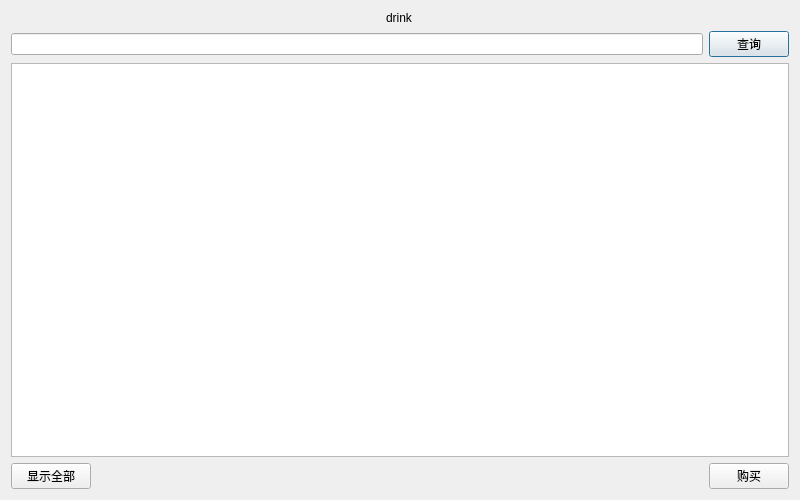
<?xml version="1.0" encoding="UTF-8"?>
<ui version="4.0">
 <class>drink1</class>
 <widget class="QDialog" name="drink1">
  <property name="geometry">
   <rect>
    <x>0</x>
    <y>0</y>
    <width>800</width>
    <height>500</height>
   </rect>
  </property>
  <property name="windowTitle">
   <string>Dialog</string>
  </property>
  <layout class="QVBoxLayout" name="verticalLayout">
   <item alignment="Qt::AlignHCenter">
    <widget class="QLabel" name="label">
     <property name="sizePolicy">
      <sizepolicy hsizetype="Preferred" vsizetype="Fixed">
       <horstretch>0</horstretch>
       <verstretch>0</verstretch>
      </sizepolicy>
     </property>
     <property name="text">
      <string>drink</string>
     </property>
    </widget>
   </item>
   <item>
    <layout class="QHBoxLayout" name="horizontalLayout_2">
     <item>
      <widget class="QLineEdit" name="search"/>
     </item>
     <item>
      <widget class="QPushButton" name="pushButton">
       <property name="text">
        <string>查询</string>
       </property>
      </widget>
     </item>
    </layout>
   </item>
   <item>
    <widget class="QTableView" name="tableView"/>
   </item>
   <item>
    <layout class="QHBoxLayout" name="horizontalLayout">
     <item>
      <widget class="QPushButton" name="pushButton_2">
       <property name="text">
        <string>显示全部</string>
       </property>
      </widget>
     </item>
     <item>
      <spacer name="horizontalSpacer">
       <property name="orientation">
        <enum>Qt::Horizontal</enum>
       </property>
       <property name="sizeHint" stdset="0">
        <size>
         <width>40</width>
         <height>20</height>
        </size>
       </property>
      </spacer>
     </item>
     <item>
      <widget class="QPushButton" name="pushButton_3">
       <property name="text">
        <string>购买</string>
       </property>
      </widget>
     </item>
    </layout>
   </item>
  </layout>
 </widget>
 <resources/>
 <connections/>
</ui>
